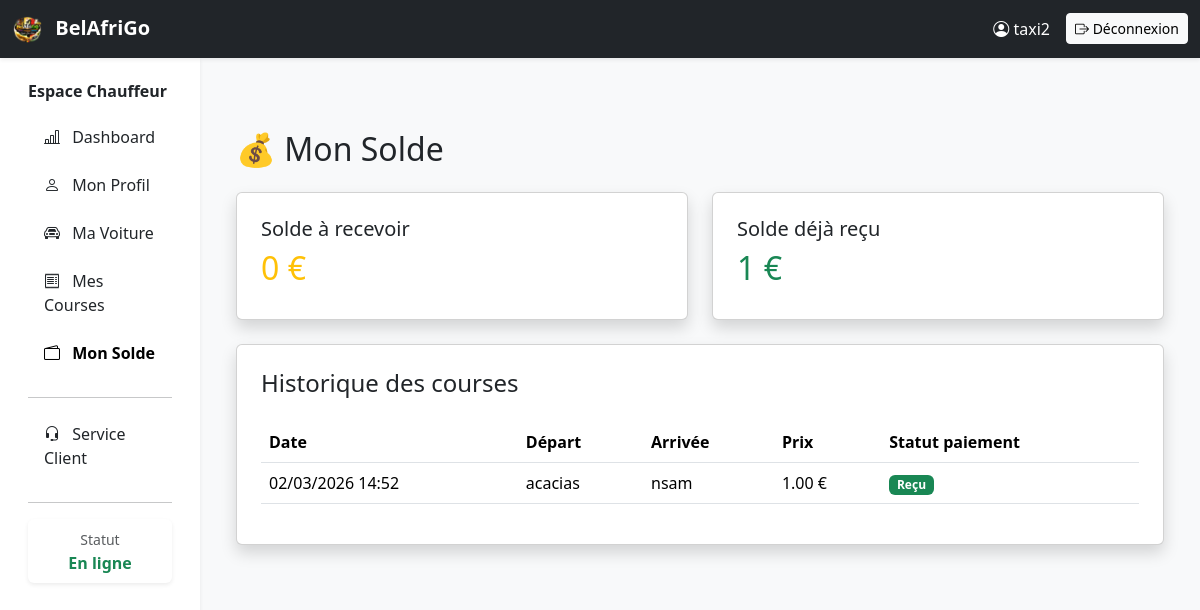
Screenshot of /taxi/solde/ (signed in) with the database file from the repository.
### core/models.py (models this page shows, shortened)
class User(AbstractUser):
    ROLE_CHOICES = (
        ('client', 'Client'),
        ('coiffeuse', 'Coiffeuse'),
        ('taxi', 'Taxi'),
    )
    role = models.CharField(max_length=20, choices=ROLE_CHOICES)

class Course(models.Model):
    STATUS_CHOICES = (
        ('pending', 'En attente'),
        ('proposed', 'Proposition taxi'),
        ('accepted', 'Acceptée'),
        ('completed', 'Terminée'),
        ('cancelled', 'Annulée'),
    )
    client = models.ForeignKey('Client', on_delete=models.CASCADE, related_name='courses')
    taxi = models.ForeignKey('Taxi', on_delete=models.SET_NULL, null=True, blank=True, related_name='courses')
    adresse_depart = models.CharField(max_length=255)
    adresse_arrivee = models.CharField(max_length=255)
    prix_propose = models.DecimalField(max_digits=8, decimal_places=2, null=True, blank=True)
    temps_arrivee = models.CharField(max_length=50, null=True, blank=True)
    status = models.CharField(max_length=20, choices=STATUS_CHOICES, default='pending')
    temps_arrivee = models.CharField(max_length=50, null=True, blank=True)
    arrivee_estimee = models.DateTimeField(null=True, blank=True)
    paiement_admin = models.BooleanField(default=False)
    created_at = models.DateTimeField(auto_now_add=True)

### core/views.py (the view)
# urls.py: path("taxi/solde/", views.taxi_solde, name="taxi_solde"),
@login_required
def taxi_solde(request):
    if request.user.role != "taxi":
        return redirect("home")
    taxi = get_object_or_404(Taxi, user=request.user)
    courses_paid = Course.objects.filter(
        taxi=taxi,
        status="paid"
    )
    courses_a_recevoir = courses_paid.filter(paiement_admin=False)
    courses_recues = courses_paid.filter(paiement_admin=True)
    solde_a_recevoir = courses_a_recevoir.aggregate(
        total=Sum("prix_propose")
    )["total"] or 0
    solde_recu = courses_recues.aggregate(
        total=Sum("prix_propose")
    )["total"] or 0
    return render(request, "taxi/taxi_solde.html", {
        "taxi": taxi,
        "courses_a_recevoir": courses_a_recevoir,
        "courses_recues": courses_recues,
        "solde_a_recevoir": solde_a_recevoir,
        "solde_recu": solde_recu,
    })

### core/templates/taxi/taxi_solde.html (shortened to what this page needs)
{% extends "taxi/base_taxi.html" %}
{% block content %}
<div class="container mt-5">
    <h2 class="mb-4">💰 Mon Solde</h2>
    <div class="row">
        <div class="col-md-6">
            <div class="card shadow p-4 mb-4">
                <h5>Solde à recevoir</h5>
                <h2 class="text-warning">{{ solde_a_recevoir }} €</h2>
            </div>
        </div>
        <div class="col-md-6">
            <div class="card shadow p-4 mb-4">
                <h5>Solde déjà reçu</h5>
                <h2 class="text-success">{{ solde_recu }} €</h2>
            </div>
        </div>
    </div>
    <div class="card shadow p-4">
        <h4>Historique des courses</h4>
        {% if courses_recues or courses_a_recevoir %}
            <table class="table mt-3">
                <thead>
                    <tr>
                        <th>Date</th>
                        <th>Départ</th>
                        <th>Arrivée</th>
                        <th>Prix</th>
                        <th>Statut paiement</th>
                    </tr>
                </thead>
                <tbody>
                    {% for course in courses_recues %}
                    <tr>
                        <td>{{ course.created_at|date:"d/m/Y H:i" }}</td>
                        <td>{{ course.adresse_depart }}</td>
                        <td>{{ course.adresse_arrivee }}</td>
                        <td>{{ course.prix_propose }} €</td>
                        <td><span class="badge bg-success">Reçu</span></td>
                    </tr>
                    {% endfor %}
                </tbody>
            </table>
        {% else %}
            <p class="text-muted mt-3">Aucune course pour le moment.</p>
        {% endif %}
    </div>
</div>
{% endblock %}

### core/templates/taxi/base_taxi.html (shortened to what this page needs)
{% load static %}
<!DOCTYPE html>
<html lang="fr">
<head>
    <link href="https://cdn.jsdelivr.net/npm/bootstrap@5.3.2/dist/css/bootstrap.min.css" rel="stylesheet">
    <link href="https://cdn.jsdelivr.net/npm/bootstrap-icons@1.11.1/font/bootstrap-icons.css" rel="stylesheet">
</head>
<body class="bg-light">
<nav class="navbar navbar-expand-lg navbar-dark bg-dark shadow-sm">
    <div class="container-fluid">
        <a class="navbar-brand fw-bold" href="#">
            <img src="{% static 'img/logo.png' %}" width="30" height="30" class="me-2">
            BelAfriGo
        </a>
        <div class="ms-auto d-flex align-items-center">
            <span class="text-white me-3">
                <i class="bi bi-person-circle"></i> {{ request.user.username }}
            </span>
            <a href="{% url 'logout' %}" class="btn btn-light btn-sm">
                <i class="bi bi-box-arrow-right"></i> Déconnexion
            </a>
        </div>
    </div>
</nav>
<div class="container-fluid">
    <div class="row">
        <nav class="col-lg-2 d-none d-lg-block bg-white shadow-sm vh-100">
            <div class="pt-4 px-3">
                <h6 class="fw-bold text-dark mb-3">
                    Espace Chauffeur
                </h6>
                <ul class="nav flex-column">
                    <li class="nav-item mb-2">
                        <a class="nav-link text-dark {% if request.resolver_match.url_name == 'taxi_dashboard' %}fw-bold text-black{% endif %}"
                           href="{% url 'taxi_dashboard' %}">
                            <i class="bi bi-bar-chart-line me-2"></i> Dashboard
                        </a>
                    </li>
                    <li class="nav-item mb-2">
                        <a class="nav-link text-dark {% if request.resolver_match.url_name == 'taxi_profile' %}fw-bold text-black{% endif %}"
                           href="{% url 'taxi_profile' %}">
                            <i class="bi bi-person me-2"></i> Mon Profil
                        </a>
                    </li>
                    <li class="nav-item mb-2">
                        <a class="nav-link text-dark {% if request.resolver_match.url_name == 'taxi_car' %}fw-bold text-black{% endif %}"
                           href="{% url 'taxi_car' %}">
                            <i class="bi bi-car-front me-2"></i> Ma Voiture
                        </a>
                    </li>
                    <li class="nav-item mb-2">
                        <a class="nav-link text-dark {% if request.resolver_match.url_name == 'taxi_courses' %}fw-bold text-black{% endif %}"
                           href="{% url 'taxi_courses' %}">
                            <i class="bi bi-receipt me-2"></i> Mes Courses
                        </a>
                    </li>
                    <li class="nav-item mb-2">
                        <a class="nav-link text-dark {% if request.resolver_match.url_name == 'taxi_solde' %}fw-bold text-black{% endif %}"
                           href="{% url 'taxi_solde' %}">
                            <i class="bi bi-wallet2 me-2"></i> Mon Solde
                        </a>
                    </li>
                    <hr class="my-3">
                    <li class="nav-item mb-2">
                        <a class="nav-link text-dark {% if request.resolver_match.url_name == 'taxi_service_client' %}fw-bold text-black{% endif %}"
                           href="{% url 'taxi_service_client' %}">
                            <i class="bi bi-headset me-2"></i> Service Client
                        </a>
                    </li>
                </ul>
                <hr>
                <div class="mt-3">
                    <div class="card shadow-sm border-0">
                        <div class="card-body text-center p-2">
                            <small class="text-muted">Statut</small>
                            <div class="fw-bold text-success">
                                En ligne
                            </div>
                        </div>
                    </div>
                </div>
            </div>
        </nav>
        <main class="col-lg-10 ms-sm-auto px-md-4 py-4">
            {% block content %}{% endblock %}
        </main>
    </div>
</div>
</body>
</html>

### rows the page displays
User: user.username "taxi2"
Course: created_at "02/03/2026 14:52", adresse_depart "acacias", adresse_arrivee "nsam", prix_propose "1.00"

### other values shown
{{ solde_a_recevoir }} "0"
{{ solde_recu }} "1"
